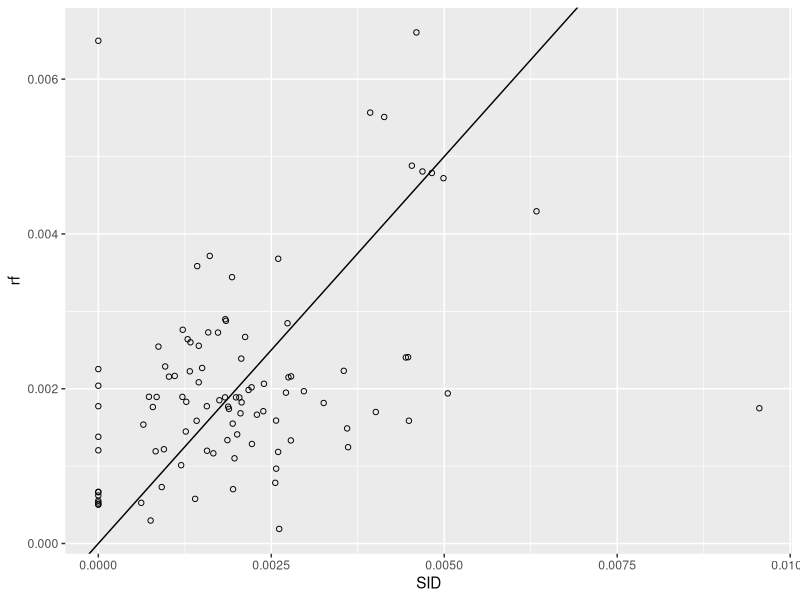
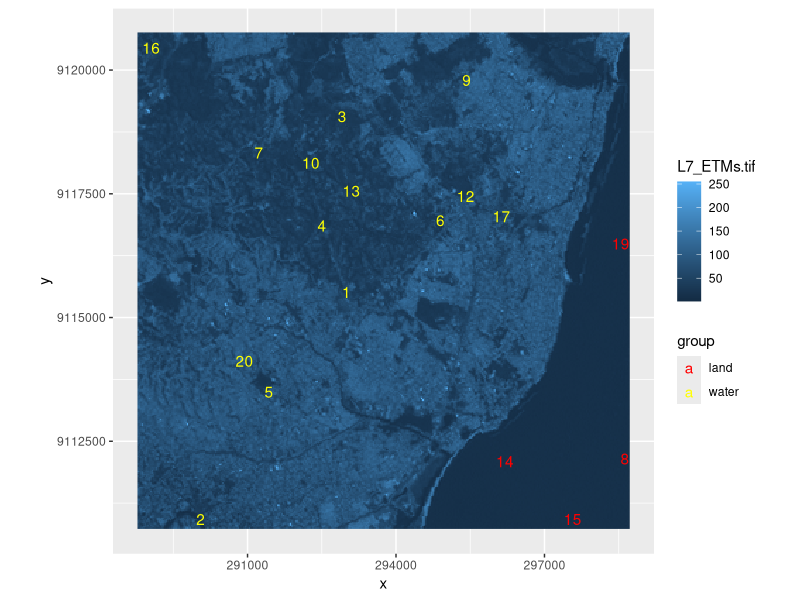
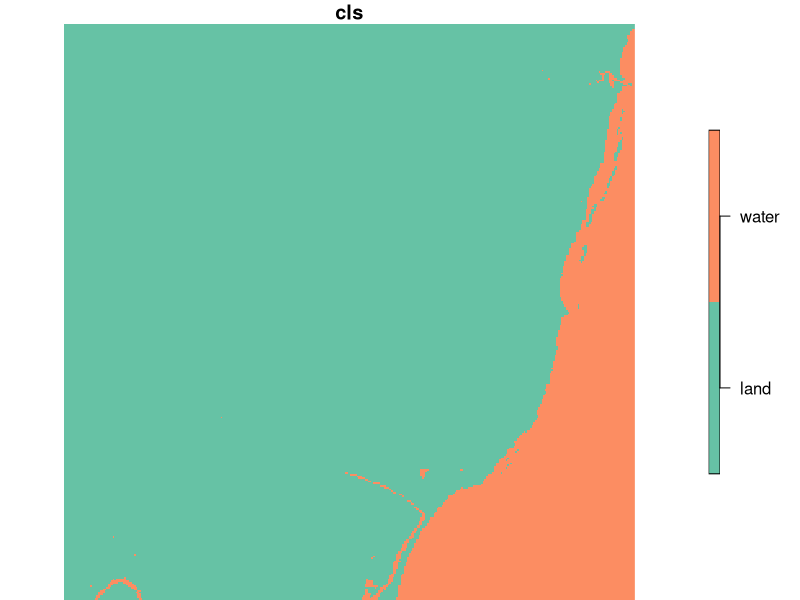
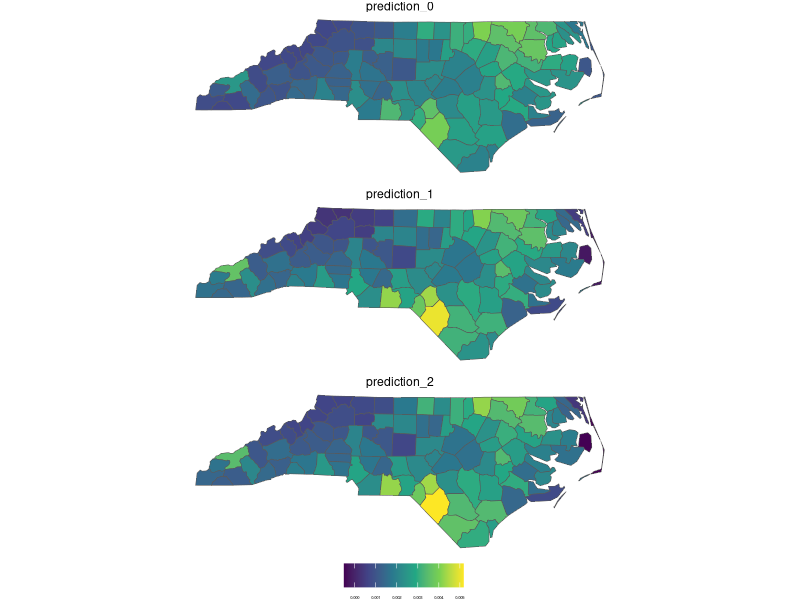
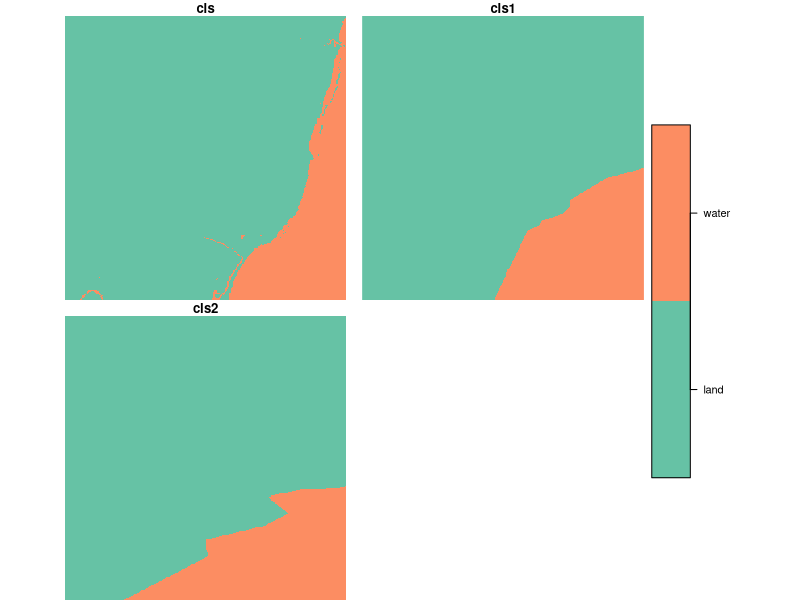

Reproduce these figures in R, in order.
## ---- chunk 1
library(tidyverse)
library(sf)
## ---- chunk 2
nc <- system.file("gpkg/nc.gpkg", package="sf") |>
  read_sf() 
## ---- chunk 3
nc %>% names
## ---- chunk 4
nc %>%
  dplyr::select(SID74, BIR74, NWBIR74) %>%
  head()
## ---- chunk 5
nc1 <- nc |> mutate(SID = SID74 / BIR74, NWB = NWBIR74 / BIR74)

nc1 %>% dplyr::select(SID, NWB) %>% head()
## ---- chunk 6
fit <- lm(SID ~ NWB, nc1)
broom::tidy(fit)
## ---- chunk 7
pr <- fit %>%
  predict(nc1, interval = "prediction")

bind_cols(nc, pr) |> names()
## ---- chunk 8
library(randomForest) |> suppressPackageStartupMessages()
## ---- chunk 9
r = randomForest(SID ~ NWB, nc1)
## ---- chunk 10
nc1$rf = predict(r)
## ---- chunk 11
nc2 <- nc1%>%
  dplyr::select(SID,rf)

nc2%>%head
## ---- chunk 12
nc2 %>%
  ggplot(aes(SID,rf))+
  geom_point(shape=21,stroke=0.5)+
  geom_abline()
## ---- chunk 13
pts = st_sample(nc, 1000)
nc3 = st_intersection(nc1, pts)
## ---- chunk 14
fit |> summary()
## ---- chunk 15
fit2 <- lm(SID ~ NWB, nc3) 

fit2|> summary()
## ---- chunk 16
lm(SID ~ NWB, nc1) |>
  predict(nc1, interval = "prediction") -> pr1
lm(SID ~ NWB, nc3) |>
  predict(nc1, interval = "prediction") -> pr2
mean(pr1[,"upr"] - pr1[,"lwr"])
# [1] 0.005161177
mean(pr2[,"upr"] - pr2[,"lwr"])
# [1] 0.004992217
## ---- chunk 17
lm(SID ~ NWB, nc1) |>
  predict(nc1, interval = "confidence") -> pr1
lm(SID ~ NWB, nc3) |>
  predict(nc1, interval = "confidence") -> pr2
mean(pr1[,"upr"] - pr1[,"lwr"])
# [1] 0.0007025904
mean(pr2[,"upr"] - pr2[,"lwr"])
# [1] 0.000221525
## ---- chunk 18
tif <- system.file("tif/L7_ETMs.tif", package = "stars")
## ---- chunk 19
library(stars)
# r <- read_stars(tif)
(r <- read_stars(tif))
## ---- chunk 20
st_bbox(r)
## ---- chunk 21
st_bbox(r) |> 
  st_as_sfc()
## ---- chunk 22
set.seed(115517)
pts2 <- st_bbox(r) |> 
  st_as_sfc() |> 
  st_sample(20)
## ---- chunk 23
(e <- st_extract(r, pts2))
## ---- chunk 24
r%>%class
## ---- chunk 25
r%>%dim
## ---- chunk 26
st_as_sf(e)
## ---- chunk 27
e_df <- st_as_sf(e) |> 
  st_coordinates() %>%
  as_tibble() %>%
  mutate(label=c(1:20),
         group=ifelse(label%in%c(8, 14, 15, 18, 19),"land","water"))

e_df%>%head
## ---- chunk 28
ggplot()+
  stars::geom_stars(data=r)+
  geom_text(data=e_df,
            mapping=aes(x=X,y=Y,
                        label=label,
                        group=group,
                        color=group),
            check_overlap = T,
            inherit.aes = F)+
  scale_color_manual(values=c("red","yellow"))+
  coord_equal()
## ---- chunk 29
rs <- split(r)
rs
## ---- chunk 30
trn <- rs %>%
  st_extract(pts2)
## ---- chunk 31
trn$cls <- rep("land", 20)
trn$cls[c(8, 14, 15, 18, 19)] <- "water"
## ---- chunk 32
library(class)
tr <- as.data.frame(trn) |> dplyr::select(X1, X2, X3, X4, X5, X6) 
test <- as.data.frame(rs) |> dplyr::select(X1, X2, X3, X4, X5, X6) 
## ---- chunk 33
rs$cls = knn(tr, test, trn$cl, k = 5)
plot(rs["cls"])
## ---- chunk 34
nc1
## ---- chunk 35
cc <- st_centroid(nc1) |> 
  st_coordinates() 
cc
## ---- chunk 36
# geometries
nc4 <- bind_cols(nc1, cc) |> 
  transmute(X=X, Y=Y, SID=SID, NWB=NWB) 
## ---- chunk 37
(lm0 <- lm(SID ~ NWB, nc1)) |> summary()
## ---- chunk 38
(lm1 <- lm(SID ~ NWB + X + Y, nc4)) |> summary()
## ---- chunk 39
(lm2 <- lm(SID ~ NWB+X+Y+ I(X^2) + I(Y^2)+ X*Y, nc4)) |> summary()

## ---- chunk 40
nc1$prediction_0 <- lm0 |> predict(nc4)
nc1$prediction_1 <- lm1 |> predict(nc4)
nc1$prediction_2 <- lm2 |> predict(nc4)
## ---- chunk 41
nc5 <- nc1 %>%
  dplyr::select(prediction_0,prediction_1,prediction_2) |>
  #pivot_longer(cols = c("pr0","pr1","pr2"))%>%
  st_as_stars() |> 
  merge() 

nc5 
## ---- chunk 42
ggplot()+
  geom_stars(data=nc5)+
  facet_wrap(~attributes,ncol = 1) +
  scale_fill_viridis_c()+
  labs(fill="")+
  theme_void()+
  theme(legend.position = "bottom",
        legend.text = element_text(size=3))
## ---- chunk 43
tr1 <- cbind(as.data.frame(trn), 
             st_coordinates(trn)) |> 
  dplyr::select(X, Y, X1, X2, X3, X4, X5, X6) 
## ---- chunk 44
test1 <- as.data.frame(rs) |> 
  transmute(X=x, Y=y, X1, X2, X3, X4, X5, X6)
## ---- chunk 45
rs$cls1 = knn(tr1, test1, trn$cl, k = 5)
## ---- chunk 46
rs
## ---- chunk 47
tr2 <- cbind(as.data.frame(trn), st_coordinates(trn)) |> 
  transmute(X, Y, X2=X^2, Y2=Y^2, XY=X*Y, X1, X2, X3, X4, X5, X6)
## ---- chunk 48
test2 <- as.data.frame(rs) |> 
  transmute(X=x, Y=y, X2=X^2, Y2=Y^2, XY=X*Y, X1, X2, X3, X4, X5, X6)
## ---- chunk 49
rs$cls2 = knn(tr2, test2, trn$cl, k = 5)
## ---- chunk 50
rs[c("cls", "cls1", "cls2")] |> merge() |> plot()
